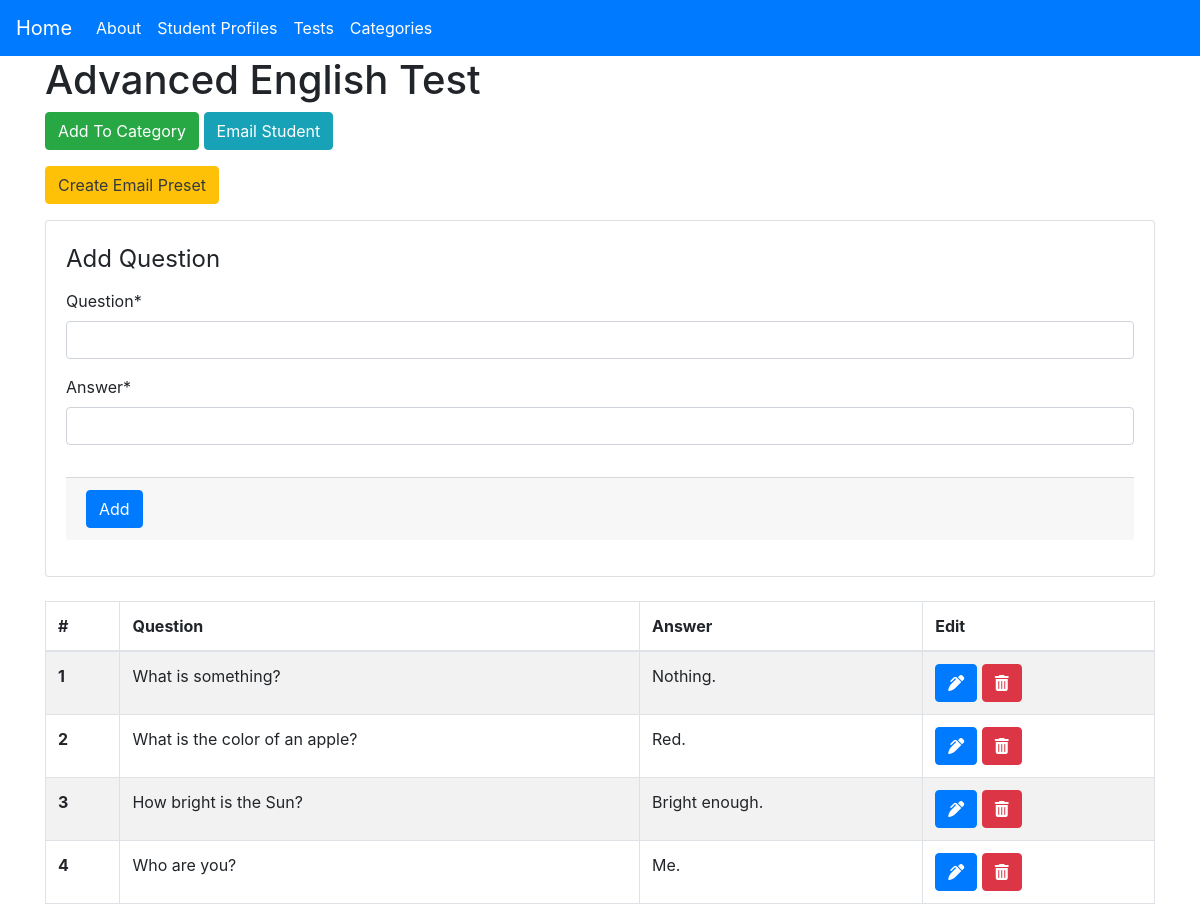
The page /tests/27/ on the database its author committed.
### main/models.py (models this page shows, shortened)
class Test(models.Model):
    test_name = models.CharField(max_length=100)
    test_directions = models.TextField(null=True)
    test_status_new = models.ManyToManyField('StudentProfile', related_name='test_status_new')
    test_status_good = models.ManyToManyField('StudentProfile', related_name='test_status_good')
    test_status_repeat = models.ManyToManyField('StudentProfile', related_name='test_status_repeat')
    test_repeat_due = models.IntegerField(default=6)
    test_status_due = models.ManyToManyField('StudentProfile', related_name='test_status_due')
    test_order = models.IntegerField(default=0)
    supporting_material = models.CharField(max_length=500, null=True)
    category = models.ForeignKey(Category, on_delete=models.CASCADE, null=True, related_name='category', blank=True)

class Question(models.Model):
    test = models.ForeignKey(Test, on_delete=models.CASCADE)
    question = models.CharField(max_length=200)
    answer = models.CharField(max_length=200)
    review_question = models.BooleanField(default=False)

### main/views.py (the view)
# urls.py: path('tests/<int:test_id>/', views.test, name='test'),
def test(request, test_id):
    test = Test.objects.filter(pk=test_id).first()
    questions = Question.objects.filter(test=test).order_by('id')
    if request.method == 'POST':
        form = AddQuestionForm(request.POST)
        e_form = EmailStudentForm(request.POST)
        if form.is_valid():
            form.save(commit=False)
            question = Question(
                test=test,
                question=form.cleaned_data['question'],
                answer=form.cleaned_data['answer'],
            )
            question.save()
    else:
        form = AddQuestionForm()
        e_form = EmailStudentForm()
    context = {
        'title': test.test_name,
        'test': test,
        'questions': questions,
        'form': form,
        'e_form': e_form,
        'categories': Category.objects.all(),
        'presets': EmailPreset.objects.all(),
    }
    return render(request, 'main/test.html', context=context)

### main/forms.py
class AddQuestionForm(forms.ModelForm):
    class Meta:
        model = Question
        fields = ['question', 'answer']

class EmailStudentForm(forms.ModelForm):
    recipient = forms.EmailField(label='Recipient\'s Email Address')
    class Meta:
        model = EmailPreset
        fields = ['recipient', 'subject', 'body']

### main/templates/main/test.html (shortened to what this page needs)
{% extends 'main/base.html' %}
{% load crispy_forms_tags %}
{% block content %}
<h1>{{test.test_name}}</h1>
<button type="button" class="btn btn-success mb-3" data-toggle="modal" data-target="#AddToCategoryModal">
    Add To Category
</button>
<button type="button" class="btn btn-info mb-3" data-toggle="modal" data-target="#emailStudentModal">
    Email Student
</button>
<br>
<button type="button" class="btn btn-warning text-dark mb-3" data-toggle="modal" data-target="#createEmailPresetModal">
    Create Email Preset
</button>
<form action="" method="post">
    <div class="card card-body">
        <legend class="card-title">Add Question</legend>
        <fieldset class="form-group">
            {{form|crispy}}
        </fieldset>
        <div class="form-group card-footer">
            <button class="btn btn-primary" type="submit">Add</button>
        </div>
    </div>
</form>
<br>
<table class="table table-bordered table-striped">
    <thead class="thead-primary">
        <tr>
            <th scope="col">#</th>
            <th scope="col">Question</th>
            <th scope="col">Answer</th>
            <th scope="col">Edit</th>
        </tr>
    </thead>
    <tbody>
        {% for question in questions %}
            <tr>
                <th scope="row">{{forloop.counter}}</th>
                <td>{{question.question}}</td>
                <td>{{question.answer}}</td>
                <td>
                    <a href="{% url 'update-question' test_id=test.id question_id=question.id %}">
                        <button title="Update Question" class="btn btn-primary">
                            <i class="fas fa-pen-alt"></i>
                        </button>
                    </a>
                    <a href="{% url 'delete-question' test_id=test.id question_id=question.id %}">
                        <button title="Delete Question" class="btn btn-danger">
                            <i class="fas fa-trash-alt"></i>
                        </button>
                    </a>
                </td>
            </tr>
        {% endfor %}
    </tbody>
</table>
{% endblock content %}

### rows shown on the page
Test: test_name "Advanced English Test"
Question: question "What is something?", answer "Nothing."
Question: question "What is the color of an apple?", answer "Red."
Question: question "How bright is the Sun?", answer "Bright enough."
Question: question "Who are you?", answer "Me."
